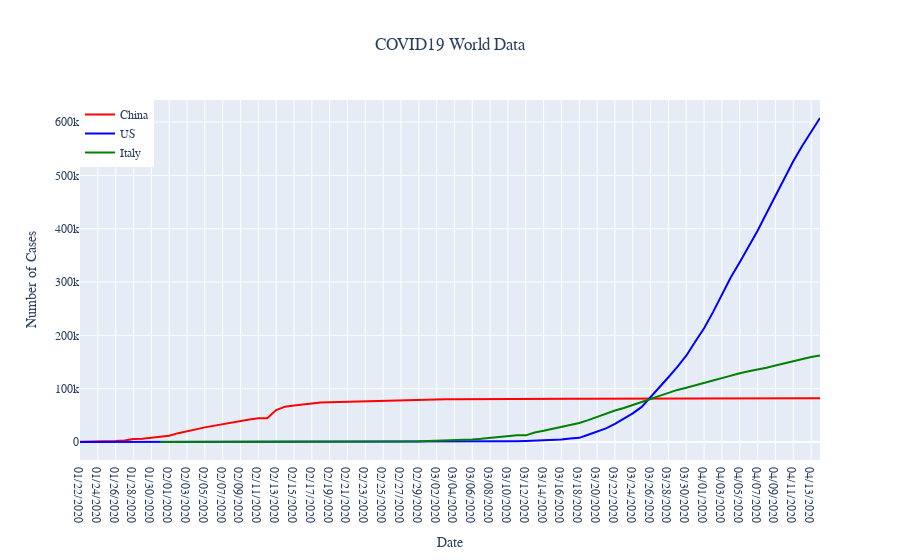

The notebook cell saved with this chart:
### Code cell
import plotly.graph_objects as go

fig = go.Figure()
fig.add_trace(go.Scatter(x=china['Date'],
                y=china['Confirmed'],
                name='China',
                marker_color='red'
                ))
fig.add_trace(go.Scatter(x=us['Date'],
                y=us['Confirmed'],
                name='US',
                marker_color='blue'
                ))

fig.add_trace(go.Scatter(x=italy['Date'],
                y=italy['Confirmed'],
                name='Italy',
                marker_color='green'
                ))
fig.update_layout(
    title="COVID19 World Data",
    title_x = 0.5,
    xaxis_title="Date",
    xaxis= {
        'tickformat': '%b',
        # 'tickvals': pd.date_range('2020-1', '2020-4', freq='MS')
    },
    yaxis_title="Number of Cases",
    font={
        "family":"Courier New, monospace",
        # size=18,
        # color="#7f7f7f"
    },
    legend={
        "x": 0,
        "y": 1
    },
    # shapes=[
    #     # 1st highlight during Feb 4 - Feb 6
    #     dict(
    #         type="rect",
    #         # x-reference is assigned to the x-values
    #         xref="x",
    #         # y-reference is assigned to the plot paper [0,1]
    #         yref="paper",
    #         x0="04/01/2020",
    #         y0=0,
    #         x1=max(confirmed["Date"]),
    #         y1=1,
    #         fillcolor="LightSalmon",
    #         opacity=0.5,
    #         layer="below",
    #         line_width=0,
    #     )
    # ],
)
